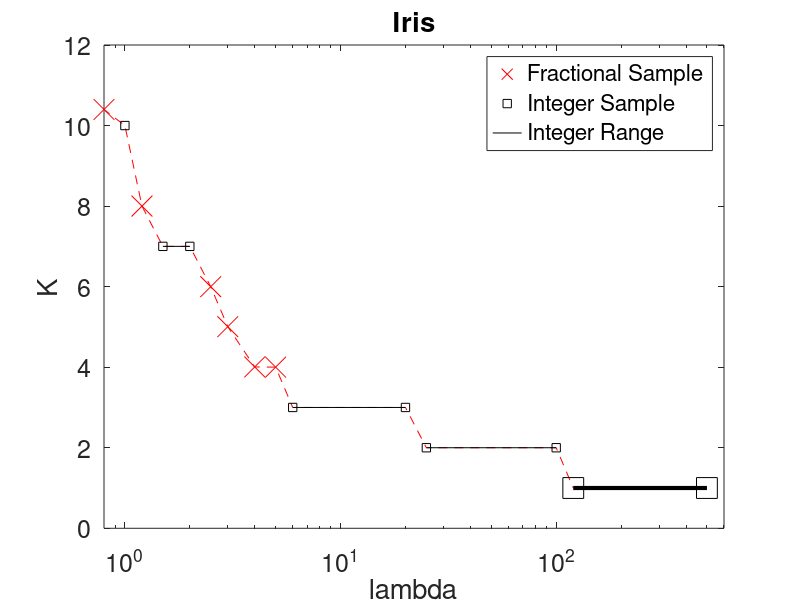

Write the MATLAB code that produced this figure.
xlambdas = [0.5 0.8        1.2      2.5     3     4     5       ];
Xpoints = [13.0006 10.3995 7.99974  5.99914 5.006 4.006 4.00138 ];

lambdas = [0.5 0.8 1 1.2 1.5 2 2.5 3 4 5 6 20 25 100 120 500];
redline = [13.0006 10.3995 10 7.99974 7 7 5.99914 5.006 4.006 4.00138 3 3 2 2 1 1];

size(xlambdas)
size(Xpoints)

XXplot = semilogx(xlambdas, Xpoints, 'rx', 'markersize', 15)
hold all
redplot = semilogx(lambdas, redline, 'r--')
ISplot = semilogx([1.5], [7], 'ks', [1], [10], 'ks', [2], [7], 'ks', [6 20], [3 3], 'ks', [25 100], [2 2], 'ks',[120, 500], [1 1],'ks', 'markersize', 15)
IRplot = semilogx([1.5 2], [7 7], 'k', [6 20], [3 3], 'k', [25 100], [2 2], 'k', [120, 500], [1 1], 'k', 'linewidth', 3)

legend([XXplot(1) ISplot(1) IRplot(1)], 'Fractional Sample', 'Integer Sample', 'Integer Range') 


axis([0.8, 600, 0, 12])
xlabel('lambda', 'Fontsize', 18)
ylabel('K', 'Fontsize', 18)
title('Iris', 'Fontsize', 18)
set(gca, 'Fontsize', 18)
